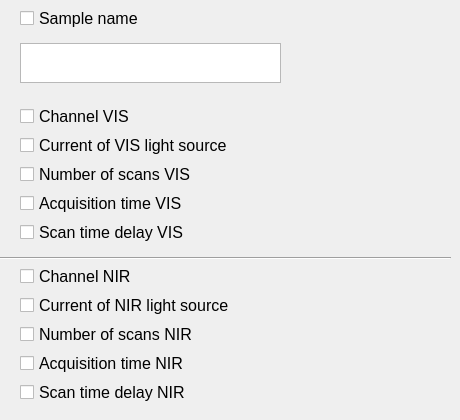
    <widget class="QWidget" name="tab">
     <attribute name="title">
      <string>Settings</string>
     </attribute>
     <widget class="Line" name="line_8">
      <property name="geometry">
       <rect>
        <x>0</x>
        <y>250</y>
        <width>451</width>
        <height>16</height>
       </rect>
      </property>
      <property name="orientation">
       <enum>Qt::Horizontal</enum>
      </property>
     </widget>
     <widget class="QWidget" name="verticalLayoutWidget">
      <property name="geometry">
       <rect>
        <x>20</x>
        <y>100</y>
        <width>263</width>
        <height>151</height>
       </rect>
      </property>
      <layout class="QVBoxLayout" name="verticalLayout">
       <property name="spacing">
        <number>0</number>
       </property>
       <item>
        <widget class="QCheckBox" name="checkBox_2">
         <property name="font">
          <font>
           <pointsize>12</pointsize>
          </font>
         </property>
         <property name="text">
          <string>Channel VIS</string>
         </property>
        </widget>
       </item>
       <item>
        <widget class="QCheckBox" name="checkBox_3">
         <property name="font">
          <font>
           <pointsize>12</pointsize>
          </font>
         </property>
         <property name="text">
          <string>Current of VIS light source</string>
         </property>
        </widget>
       </item>
       <item>
        <widget class="QCheckBox" name="checkBox_4">
         <property name="font">
          <font>
           <pointsize>12</pointsize>
          </font>
         </property>
         <property name="text">
          <string>Number of scans VIS</string>
         </property>
        </widget>
       </item>
       <item>
        <widget class="QCheckBox" name="checkBox_5">
         <property name="font">
          <font>
           <pointsize>12</pointsize>
          </font>
         </property>
         <property name="text">
          <string>Acquisition time VIS</string>
         </property>
        </widget>
       </item>
       <item>
        <widget class="QCheckBox" name="checkBox_6">
         <property name="font">
          <font>
           <pointsize>12</pointsize>
          </font>
         </property>
         <property name="text">
          <string>Scan time delay VIS</string>
         </property>
        </widget>
       </item>
      </layout>
     </widget>
     <widget class="QWidget" name="verticalLayoutWidget_2">
      <property name="geometry">
       <rect>
        <x>20</x>
        <y>260</y>
        <width>265</width>
        <height>151</height>
       </rect>
      </property>
      <layout class="QVBoxLayout" name="verticalLayout_2">
       <property name="spacing">
        <number>0</number>
       </property>
       <item>
        <widget class="QCheckBox" name="checkBox_7">
         <property name="font">
          <font>
           <pointsize>12</pointsize>
          </font>
         </property>
         <property name="text">
          <string>Channel NIR</string>
         </property>
        </widget>
       </item>
       <item>
        <widget class="QCheckBox" name="checkBox_8">
         <property name="font">
          <font>
           <pointsize>12</pointsize>
          </font>
         </property>
         <property name="text">
          <string>Current of NIR light source</string>
         </property>
        </widget>
       </item>
       <item>
        <widget class="QCheckBox" name="checkBox_9">
         <property name="font">
          <font>
           <pointsize>12</pointsize>
          </font>
         </property>
         <property name="text">
          <string>Number of scans NIR</string>
         </property>
        </widget>
       </item>
       <item>
        <widget class="QCheckBox" name="checkBox_10">
         <property name="font">
          <font>
           <pointsize>12</pointsize>
          </font>
         </property>
         <property name="text">
          <string>Acquisition time NIR</string>
         </property>
        </widget>
       </item>
       <item>
        <widget class="QCheckBox" name="checkBox_11">
         <property name="font">
          <font>
           <pointsize>12</pointsize>
          </font>
         </property>
         <property name="text">
          <string>Scan time delay NIR</string>
         </property>
        </widget>
       </item>
      </layout>
     </widget>
     <widget class="QWidget" name="verticalLayoutWidget_3">
      <property name="geometry">
       <rect>
        <x>20</x>
        <y>0</y>
        <width>261</width>
        <height>91</height>
       </rect>
      </property>
      <layout class="QVBoxLayout" name="verticalLayout_3">
       <item>
        <widget class="QCheckBox" name="checkBox_1">
         <property name="font">
          <font>
           <pointsize>12</pointsize>
          </font>
         </property>
         <property name="text">
          <string>Sample name</string>
         </property>
        </widget>
       </item>
       <item>
        <widget class="QTextEdit" name="textEdit_1">
         <property name="enabled">
          <bool>true</bool>
         </property>
         <property name="sizePolicy">
          <sizepolicy hsizetype="Expanding" vsizetype="Expanding">
           <horstretch>0</horstretch>
           <verstretch>0</verstretch>
          </sizepolicy>
         </property>
         <property name="maximumSize">
          <size>
           <width>16777215</width>
           <height>40</height>
          </size>
         </property>
         <property name="font">
          <font>
           <pointsize>12</pointsize>
          </font>
         </property>
         <property name="tabStopWidth">
          <number>80</number>
         </property>
        </widget>
       </item>
      </layout>
     </widget>
    </widget>
